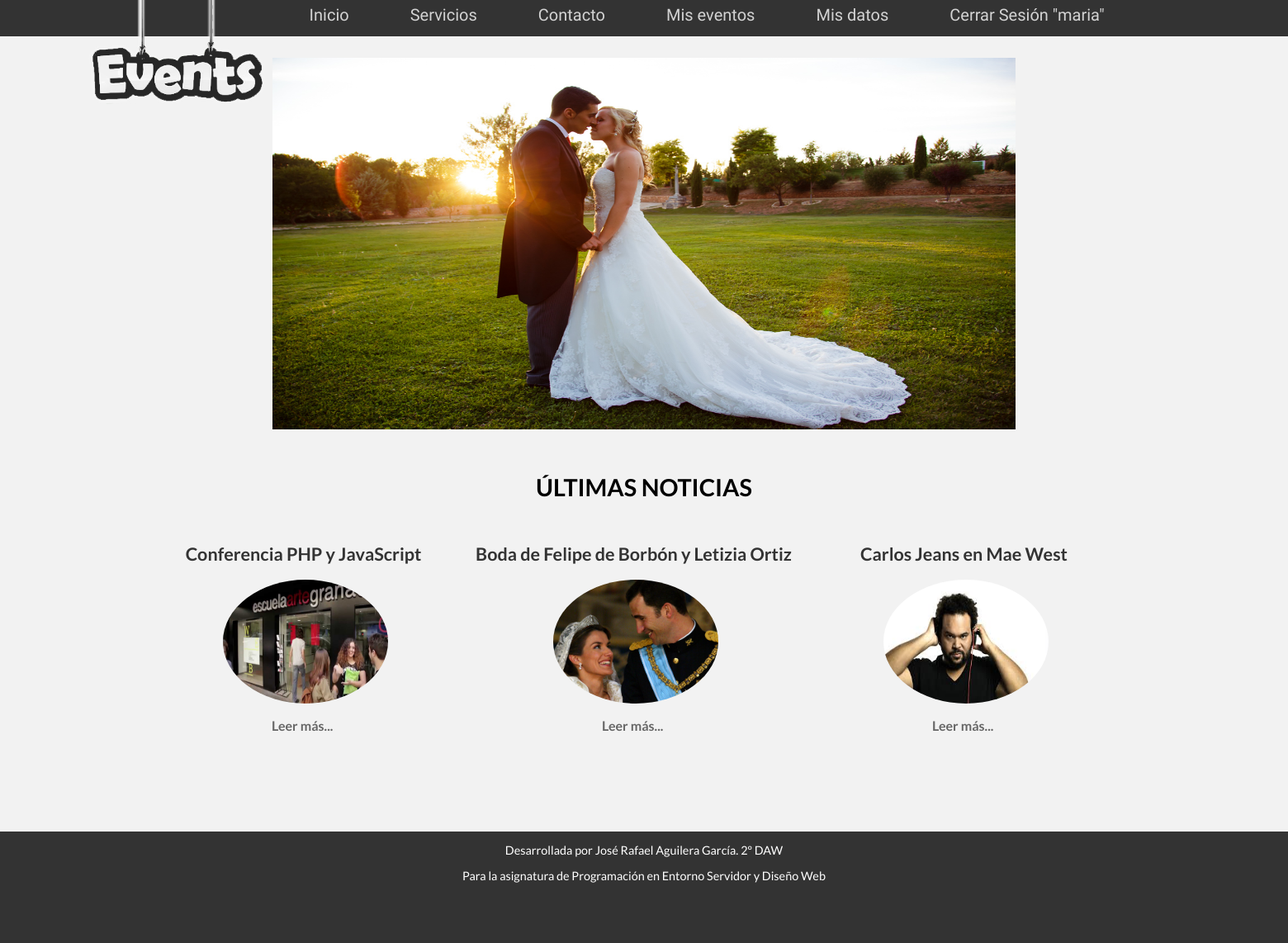
/index.php (signed in), run on the app's committed database.
### tables this page shows
CREATE TABLE `servicios` (
  `id` int(20) UNSIGNED NOT NULL,
  `nombre` varchar(20) NOT NULL,
  `descripcion` varchar(200) NOT NULL,
  `precio` double NOT NULL,
  `imagen` varchar(100) NOT NULL
);

CREATE TABLE `noticias` (
  `id` int(11) NOT NULL,
  `titular` varchar(100) NOT NULL,
  `contenido` varchar(1000) NOT NULL,
  `imagen` varchar(100) NOT NULL,
  `fecha` date NOT NULL
);

### php/noticias/funciones-noticias.php (the view, shortened to what this page needs)
<?php
	function minNoticias($id,$tit,$img,$cont,$r){
		echo"
			</br></br>
			<div class='contenedor_not'>
				<h2>$tit</h2>
				<div class='contenedor_not2'>
					<img src=$img alt=$tit>";
					if($r==0){
						echo "<a class='enlaceboton' href='PHP/noticias/noticia-completa_front.php?c=$id'>Leer más...</a>";
					}else{
						echo "<a class='enlaceboton' href='noticia-completa.php?c=$id'>Leer más...</a>";
					}
				echo "</div>";
			echo "</div>";
	}
?>

### index.php (shortened to what this page needs)
<!DOCTYPE html>
<?php
include("PHP/funciones.php");
include("PHP/noticias/funciones-noticias.php");
 ?>
<html lang="en">
<head>
	<link href="css/estilos_frontend.css" rel="stylesheet" type="text/css">
</head>
<body>
	<div id='principal'>
	<?php
		$conexion=conectarBD();
		$conec=mysqli_query($conexion, "select imagen from servicios");
		$num_resul=mysqli_num_rows($conec);
		$random=rand (1,$num_resul);
		for($i=0;$i<$random;$i++){
			$imagenes=mysqli_fetch_array($conec, MYSQLI_ASSOC);
		}
		$banner = substr ($imagenes['imagen'] ,6);
		echo "<img src='$banner' id='banner'>";
		$f_actual=time();
		$d_actual=date('d',$f_actual);
		$a_actual=date('Y',$f_actual);
		$m_actual=date('m',$f_actual);
		$fe=$a_actual."-".$m_actual."-"."$d_actual";
		echo "<div id='ultimas_noticias' align='center'>";
		echo "<h1><strong>ÚLTIMAS NOTICIAS </strong></h1>";
		$con=mysqli_query($conexion, "select id, titular, contenido, imagen from noticias where '$fe'>=fecha order by fecha DESC LIMIT 3");
		$num_resul=mysqli_num_rows($con);
			if($num_resul>0){
				for($i=0;$i<$num_resul;$i++){
					$datos=mysqli_fetch_array($con, MYSQLI_ASSOC);
					$img = substr ($datos['imagen'] ,6);
					echo "<div class='elemento'>";
					minNoticias($datos['id'],$datos['titular'],$img,$datos['contenido'],0);
					echo "</div>";
				}
			}else{
				echo "<p class='error'> No hay noticias en la plataforma</p>";
			}
		echo "</div>";
	?>
	</div>
</body>
</html>

### css/estilos_frontend.css (style rules this page uses)
html { font-family: 'Lato', sans-serif; font-size: 90%; font-weight: 400; height:100%; width: 100%; }
body { margin:0 auto; background-color: #F2F2F2; height:100%; width: 100%; }
#principal { text-align: center; }
#banner { margin-top: 20px; height: 450px; width: 900px; }
#ultimas_noticias { width: 1200px; margin:0 auto; margin-top:50px; }
.elemento { margin-top: -20px; width: 400px; height: 400px; float:left; }
.elemento img { background-repeat: no-repeat; background-position: 50%; border-radius: 50%; background-size: 100% auto; }
.enlaceboton { font-size: 12pt; font-weight: bold; padding: 4px; color: #666666; text-decoration: none; }
a { text-decoration: none; }
.contenedor_not { height: 160px; width: 750px; margin-bottom: -30px; float:left; margin:0 auto; }
.contenedor_not div { height: 100px; width: 150px; }
h2 { color: #333333; }
.contenedor_not h2 { margin-left: -50%; }
.contenedor_not2 { float:left; display:block; clear:both; margin-left: 12%; }
.contenedor_not2 img { height: 150px; width: 200px; clear:both; }
.contenedor_not2 a { float:left; margin-top: 10px; margin-left: 55px; }

### data on the page
servicios: imagen (picture)
noticias: titular "Conferencia PHP y JavaScript", imagen (picture)
noticias: titular "Boda de Felipe de Borbón y Letizia Ortiz", imagen (picture)
noticias: titular "Carlos Jeans en Mae West", imagen (picture)

### other printed values
$_SESSION[usuario] "maria"
